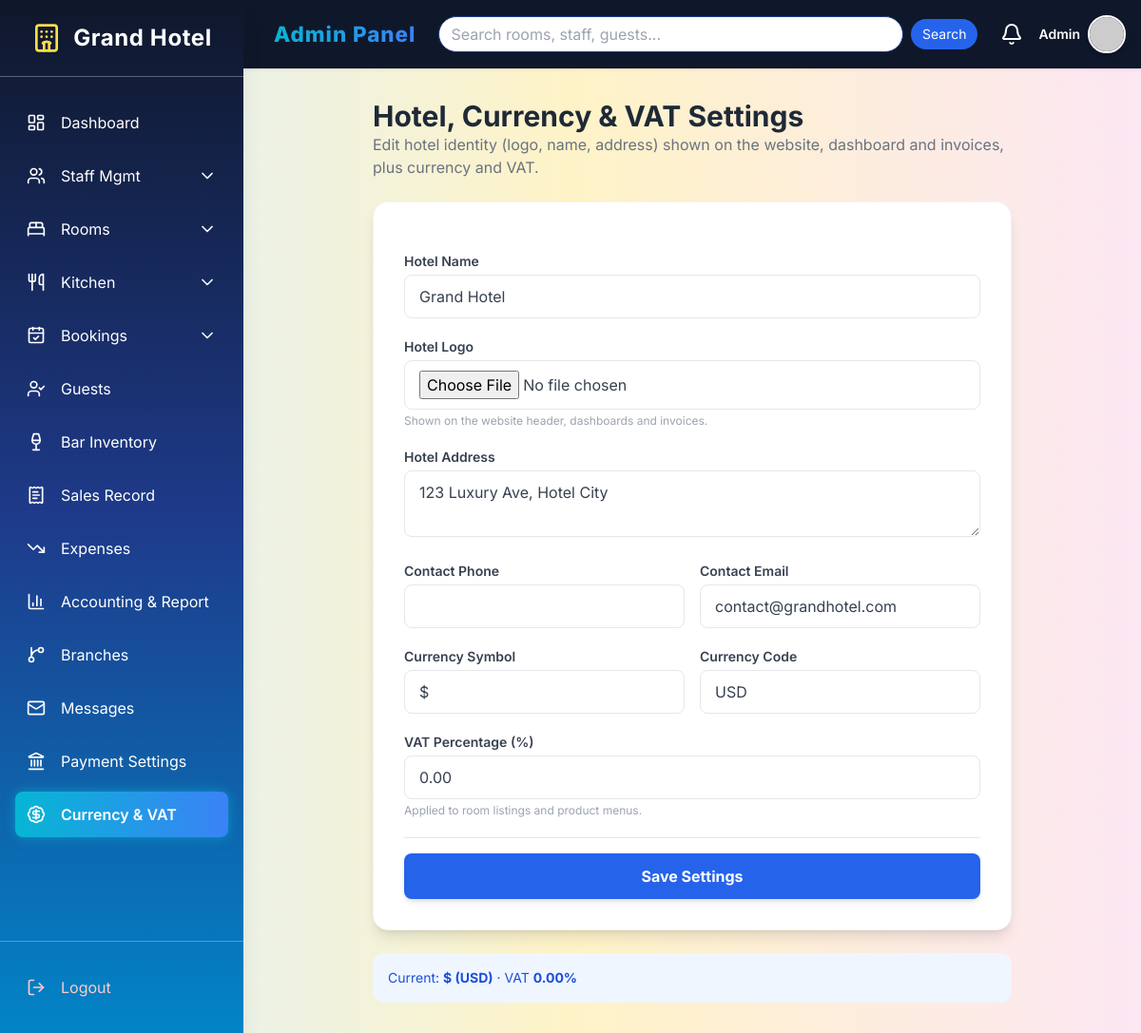
Screenshot of /dashboard/admin/site-settings/ (signed in) with the database file from the repository.
### accounts/models.py (models this page shows, shortened)
class CustomUser(AbstractUser):
    ADMIN = 'admin'
    EMPLOYEE = 'employee'  # Unified role for all staff
    CUSTOMER = 'customer'
    ROLE_CHOICES = [
        (ADMIN, 'Admin'),
        (EMPLOYEE, 'Employee'),
        (CUSTOMER, 'Customer'),
    ]
    role = models.CharField(max_length=15, choices=ROLE_CHOICES)
    mobile = models.CharField(max_length=15, blank=True, null=True)
    profile_picture = models.ImageField(upload_to='profile_pics/', blank=True, null=True)
    objects = CustomUserManager()

class SiteSetting(models.Model):
    hotel_name = models.CharField(max_length=100, default="Grand Hotel")
    hotel_logo = models.ImageField(upload_to='hotel/', blank=True, null=True,
                                   help_text="Logo shown on the website, dashboard and invoices.")
    hotel_address = models.TextField(blank=True, default="123 Luxury Ave, Hotel City")
    hotel_phone = models.CharField(max_length=30, blank=True, default="")
    hotel_email = models.EmailField(blank=True, default="contact@grandhotel.com")
    currency_symbol = models.CharField(max_length=5, default="$")
    currency_code = models.CharField(max_length=5, default="USD")
    vat_percentage = models.DecimalField(max_digits=5, decimal_places=2, default=0.00,
                                          help_text="VAT % applied to rooms and products.")
    updated_at = models.DateTimeField(auto_now=True)
    class Meta:
        verbose_name = "Site Setting"
        verbose_name_plural = "Site Settings"
    @classmethod
    def load(cls):
        obj, _ = cls.objects.get_or_create(pk=1)
        return obj

### accounts/decorators.py (the view)
    def wrapper_func(request, *args, **kwargs):
        if request.user.is_authenticated and request.user.role == 'admin':
            return view_func(request, *args, **kwargs)
        return HttpResponseForbidden("Access Denied: You are not an Admin.")

### accounts/forms.py
class SiteSettingForm(forms.ModelForm):
    class Meta:
        model = SiteSetting
        fields = ['hotel_name', 'hotel_logo', 'hotel_address', 'hotel_phone', 'hotel_email',
                  'currency_symbol', 'currency_code', 'vat_percentage']
        labels = {
            'hotel_logo': 'Hotel Logo',
            'hotel_address': 'Hotel Address',
            'hotel_phone': 'Contact Phone',
            'hotel_email': 'Contact Email',
        }
        widgets = {
            'hotel_name': forms.TextInput(attrs={'class': 'form-input'}),
            'hotel_logo': forms.FileInput(attrs={'class': 'form-input'}),
            'hotel_address': forms.Textarea(attrs={'class': 'form-input', 'rows': 2}),
            'hotel_phone': forms.TextInput(attrs={'class': 'form-input'}),
            'hotel_email': forms.EmailInput(attrs={'class': 'form-input'}),
            'currency_symbol': forms.TextInput(attrs={'class': 'form-input', 'placeholder': '$, €, ₹, £...'}),
            'currency_code': forms.TextInput(attrs={'class': 'form-input', 'placeholder': 'USD, EUR, INR...'}),
            'vat_percentage': forms.NumberInput(attrs={'class': 'form-input', 'step': '0.01'}),
        }

### accounts/views.py (called while the page is built)
@login_required
@admin_required
def site_settings(request):
    settings_obj = SiteSetting.load()
    if request.method == 'POST':
        form = SiteSettingForm(request.POST, instance=settings_obj)
        if form.is_valid():
            form.save()
            messages.success(request, "Site settings (currency / VAT) updated successfully!")
            return redirect('site_settings')
    else:
        form = SiteSettingForm(instance=settings_obj)
    return render(request, 'admin_panel/site_settings.html', {'form': form, 'settings': settings_obj})

### templates/admin_panel/site_settings.html (shortened to what this page needs)
{% extends 'admin_panel/adminbase.html' %}
{% block admin_content %}
<div class="max-w-2xl mx-auto">
    <div class="mb-6">
        <h1 class="text-3xl font-bold text-gray-800">Hotel, Currency & VAT Settings</h1>
        <p class="text-gray-500">Edit hotel identity (logo, name, address) shown on the website, dashboard and invoices, plus currency and VAT.</p>
    </div>
    <div class="bg-white p-8 rounded-2xl shadow-lg border border-gray-100">
        <form method="post" enctype="multipart/form-data" class="space-y-5">
            <div>
                <label class="block text-sm font-semibold text-gray-700 mb-1">Hotel Name</label>
                {{ form.hotel_name }}
            </div>
            <div>
                <label class="block text-sm font-semibold text-gray-700 mb-1">Hotel Logo</label>
                {{ form.hotel_logo }}
                <p class="text-xs text-gray-400 mt-1">Shown on the website header, dashboards and invoices.</p>
            </div>
            <div>
                <label class="block text-sm font-semibold text-gray-700 mb-1">Hotel Address</label>
                {{ form.hotel_address }}
            </div>
            <div class="grid grid-cols-2 gap-4">
                <div>
                    <label class="block text-sm font-semibold text-gray-700 mb-1">Contact Phone</label>
                    {{ form.hotel_phone }}
                </div>
                <div>
                    <label class="block text-sm font-semibold text-gray-700 mb-1">Contact Email</label>
                    {{ form.hotel_email }}
                </div>
            </div>
            <div class="grid grid-cols-2 gap-4">
                <div>
                    <label class="block text-sm font-semibold text-gray-700 mb-1">Currency Symbol</label>
                    {{ form.currency_symbol }}
                </div>
                <div>
                    <label class="block text-sm font-semibold text-gray-700 mb-1">Currency Code</label>
                    {{ form.currency_code }}
                </div>
            </div>
            <div>
                <label class="block text-sm font-semibold text-gray-700 mb-1">VAT Percentage (%)</label>
                {{ form.vat_percentage }}
                <p class="text-xs text-gray-400 mt-1">Applied to room listings and product menus.</p>
            </div>
            <div class="pt-4 border-t">
                <button type="submit" class="w-full py-3 bg-blue-600 text-white font-bold rounded-lg hover:bg-blue-700 shadow-md transition">Save Settings</button>
            </div>
        </form>
    </div>
    <div class="mt-6 p-4 bg-blue-50 rounded-xl text-sm text-blue-700">
        Current: <strong>{{ settings.currency_symbol }} ({{ settings.currency_code }})</strong> &middot; VAT <strong>{{ settings.vat_percentage }}%</strong>
    </div>
</div>
{% endblock %}

### templates/admin_panel/adminbase.html (shortened to what this page needs)
{% load static %}
<!DOCTYPE html>
<html lang="en">
<head>
  <script src="https://cdn.tailwindcss.com"></script>
</head>
<body class="bg-gray-50">
<div class="flex min-h-screen">
  <aside id="sidebar" class="sidebar w-64 flex-shrink-0 fixed inset-y-0 left-0 z-30 flex flex-col transform -translate-x-full md:translate-x-0 shadow-xl">
    <div class="flex items-center justify-center p-6 border-b border-white/30">
      <i data-lucide="hotel" class="w-8 h-8 mr-3 text-yellow-300"></i>
      <h1 class="text-2xl font-bold tracking-wide">Grand Hotel</h1>
    </div>
    <nav class="flex-1 min-h-0 overflow-y-auto px-4 py-6 space-y-2">
      <a href="{% url 'admin_dashboard' %}" class="sidebar-link flex items-center p-3 rounded-lg {% if request.resolver_match.url_name == 'admin_dashboard' %}active{% endif %}">
        <i data-lucide="layout-dashboard" class="w-5 h-5 mr-4"></i>
        <span>Dashboard</span>
      </a>
      <div>
        {% with url_name=request.resolver_match.url_name %}
        <button id="staff-toggle" class="w-full sidebar-link flex items-center justify-between p-3 rounded-lg {% if 'staff' in url_name %}active{% endif %}">
          <span class="flex items-center">
            <i data-lucide="users" class="w-5 h-5 mr-4"></i>
            <span>Staff Mgmt</span>
          </span>
          <i data-lucide="chevron-down" id="staff-chevron" class="w-5 h-5 transition-transform"></i>
        </button>
        {% endwith %}
      </div>
      <div>
        {% with url_name=request.resolver_match.url_name %}
        <button id="rooms-toggle" class="w-full sidebar-link flex items-center justify-between p-3 rounded-lg">
          <span class="flex items-center">
            <i data-lucide="bed-double" class="w-5 h-5 mr-4"></i>
            <span>Rooms</span>
          </span>
          <i data-lucide="chevron-down" id="rooms-chevron" class="w-5 h-5 transition-transform"></i>
        </button>
        {% endwith %}
      </div>
<div>
    {% with url_name=request.resolver_match.url_name %}
    <button id="kitchen-toggle" class="w-full sidebar-link flex items-center justify-between p-3 rounded-lg">
      <span class="flex items-center">
        <i data-lucide="utensils" class="w-5 h-5 mr-4"></i>
        <span>Kitchen</span>
      </span>
      <i data-lucide="chevron-down" id="kitchen-chevron" class="w-5 h-5 transition-transform"></i>
    </button>
    {% endwith %}
</div>
      <div>
        {% with url_name=request.resolver_match.url_name %}
        <button id="bookings-toggle" class="w-full sidebar-link flex items-center justify-between p-3 rounded-lg">
          <span class="flex items-center">
            <i data-lucide="calendar-check" class="w-5 h-5 mr-4"></i>
            <span>Bookings</span>
          </span>
          <i data-lucide="chevron-down" id="bookings-chevron" class="w-5 h-5 transition-transform"></i>
        </button>
        {% endwith %}
      </div>
<a href="{% url 'view_guests' %}" class="sidebar-link flex items-center p-3 rounded-lg">
    <i data-lucide="user-check" class="w-5 h-5 mr-4"></i>
    <span>Guests</span>
</a>
<a href="{% url 'bar_inventory' %}" class="sidebar-link flex items-center p-3 rounded-lg {% if 'drink' in request.resolver_match.url_name or request.resolver_match.url_name == 'bar_inventory' %}active{% endif %}">
    <i data-lucide="wine" class="w-5 h-5 mr-4"></i>
    <span>Bar Inventory</span>
</a>
<a href="{% url 'sales_record' %}" class="sidebar-link flex items-center p-3 rounded-lg {% if request.resolver_match.url_name == 'sales_record' %}active{% endif %}">
    <i data-lucide="receipt-text" class="w-5 h-5 mr-4"></i>
    <span>Sales Record</span>
</a>
<a href="{% url 'expense_list' %}" class="sidebar-link flex items-center p-3 rounded-lg {% if 'expense' in request.resolver_match.url_name %}active{% endif %}">
    <i data-lucide="trending-down" class="w-5 h-5 mr-4"></i>
    <span>Expenses</span>
</a>
<a href="{% url 'accounting_report' %}" class="sidebar-link flex items-center p-3 rounded-lg {% if request.resolver_match.url_name == 'accounting_report' %}active{% endif %}">
    <i data-lucide="bar-chart-3" class="w-5 h-5 mr-4"></i>
    <span>Accounting &amp; Report</span>
</a>
<a href="{% url 'manage_branches' %}" class="sidebar-link flex items-center p-3 rounded-lg {% if 'branch' in request.resolver_match.url_name %}active{% endif %}">
    <i data-lucide="git-branch" class="w-5 h-5 mr-4"></i>
    <span>Branches</span>
</a>
<a href="{% url 'inbox' %}" class="sidebar-link flex items-center p-3 rounded-lg {% if request.resolver_match.url_name == 'inbox' %}active{% endif %}">
    <i data-lucide="mail" class="w-5 h-5 mr-4"></i>
    <span>Messages</span>
</a>
<a href="{% url 'payment_settings' %}" class="sidebar-link flex items-center p-3 rounded-lg {% if request.resolver_match.url_name == 'payment_settings' %}active{% endif %}">
    <i data-lucide="landmark" class="w-5 h-5 mr-4"></i>
    <span>Payment Settings</span>
</a>
<a href="{% url 'site_settings' %}" class="sidebar-link flex items-center p-3 rounded-lg {% if request.resolver_match.url_name == 'site_settings' %}active{% endif %}">
    <i data-lucide="badge-dollar-sign" class="w-5 h-5 mr-4"></i>
    <span>Currency &amp; VAT</span>
</a>
    </nav>
    <div class="shrink-0 px-4 py-6 border-t border-white/30">
      <form action="{% url 'logout' %}" method="post">
        <button type="submit" class="w-full sidebar-link flex items-center p-3 rounded-lg text-red-200 hover:bg-red-500 hover:text-white transition">
          <i data-lucide="log-out" class="w-5 h-5 mr-4"></i>
          <span>Logout</span>
        </button>
      </form>
    </div>
  </aside>
  <div id="main-content" class="main-content flex-1 flex flex-col md:ml-64">
    <header class="shadow p-4 flex items-center justify-between sticky top-0 z-20">
      <div class="flex items-center space-x-4">
        <span class="brand-text">Admin Panel</span>
      </div>
      <form action="{% url 'global_search' %}" method="get" class="hidden md:flex items-center flex-1 mx-6 search-box">
        <input type="text" name="q" value="{{ request.GET.q }}" placeholder="Search rooms, staff, guests..." class="w-full text-gray-800">
        <button type="submit" class="ml-2 px-3 py-1.5 bg-blue-600 text-white text-sm rounded-full hover:bg-blue-700">Search</button>
      </form>
      <div class="flex items-center space-x-4">
        <i data-lucide="bell" class="w-6 h-6 cursor-pointer hover:text-blue-400 transition"></i>
        <div class="relative group">
            <div class="flex items-center gap-2 cursor-pointer">
                <span class="text-sm font-semibold hidden md:block">{{ user.username|title }}</span>
                {% if user.profile_picture %}
                    <img src="{{ user.profile_picture.url }}" alt="Admin" class="w-10 h-10 rounded-full border-2 border-white shadow-md object-cover">
                {% else %}
                    <img src="https://ui-avatars.com/api/?name={{ user.username }}&background=0D8ABC&color=fff" alt="Admin" class="w-10 h-10 rounded-full border-2 border-white shadow-md">
                {% endif %}
            </div>
        </div>
      </div>
    </header>
    <main class="flex-1 p-6 md:p-8 overflow-y-auto">
      {% block admin_content %}{% endblock %}
    </main>
  </div>
</div>
</body>
</html>

### templates/admin_panel/adminbase.html (style rules this page uses)
body { background: linear-gradient(to right, #e0f2fe, #fef3c7, #fce7f3); font-family: 'Inter', sans-serif; }
.sidebar { background: linear-gradient(to bottom, #0f172a, #1e3a8a, #0284c7); color: white; }
.sidebar-link { transition: all 0.25s ease-in-out; }
.sidebar-link.active { background: linear-gradient(to right, #06b6d4, #3b82f6); box-shadow: 0 0 12px rgba(6, 182, 212, 0.6); font-weight: 600; }
header { background: #0f172a; color: white; }
.brand-text { background: linear-gradient(to right, #06b6d4, #3b82f6); -webkit-background-clip: text; -webkit-text-fill-color: transparent; font-weight: 800; font-size: 1.4rem; letter-spacing: 1px; }
.search-box input { border-radius: 9999px; padding: 6px 12px; outline: none; border: 1px solid #1e3a8a; }

### templates/admin_panel/site_settings.html (style rules this page uses)
.form-input, .form-select { width: 100%; padding: 10px 15px; border: 1px solid #e5e7eb; border-radius: 8px; outline: none; color: #374151; }

### rows the page displays
CustomUser: username "Admin"
SiteSetting: hotel_name "Grand Hotel", hotel_address "123 Luxury Ave, Hotel City", hotel_email "contact@grandhotel.com", currency_symbol "$", currency_code "USD", vat_percentage "0.00"
